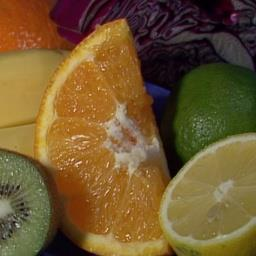
//> input picture lab7/fruit.jpg, 256 x 256 px
$ ./9주차과제   (built with g++ and OpenCV 4)
//> lines starting //> are read from the running program, lines starting //| are printed output that depends on the picture; after the words box and inside, x2 and y2 are one past the last pixel; in counts of white or black regions, pixels touching at a corner belong together
#include <iostream>
#include <ctime>
#include <algorithm>
#include "opencv2/core/core.hpp"			// Mat class와 각종 data structure 및 산술 루틴을 포함하는 헤더
#include "opencv2/highgui/highgui.hpp"		// GUI와 관련된 요소를 포함하는 헤더(imshow 등)
#include "opencv2/imgproc/imgproc.hpp"		// 각종 이미지 처리 함수를 포함하는 헤더
using namespace cv;
using namespace std;


void grabCut() {
	Mat img = imread("lab7/fruit.jpg");
//> img is the input picture: 256 rows x 256 cols, CV_8UC3; mean B, G, R 46.6, 87.3, 112.8

	resize(img, img, Size(256, 256), 0, 0, CV_INTER_AREA);
	if (img.empty()) exit(-1);

	int x1 = 30, y1 = 20, x2 = 190, y2 = 256;
	Rect rect = Rect(Point(x1, y1), Point(x2, y2));

	Mat result, bg_model, fg_model;

	grabCut(img, result,
		rect,
		bg_model, fg_model,
		5,
		GC_INIT_WITH_RECT);
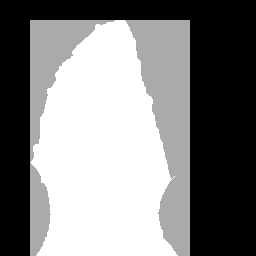
//> result: 256 rows x 256 cols, CV_8UC1; min 0, max 3, mean 1.52; drawn with min black and max white
//> bg_model = 65 values, max 756.1 at index 46, min -121.2 at index 22, mean 147; fg_model = 65 values, max 930.1 at index 55, min 0.0888 at index 3, mean 236.7

	compare(result, GC_PR_FGD, result, CMP_EQ);
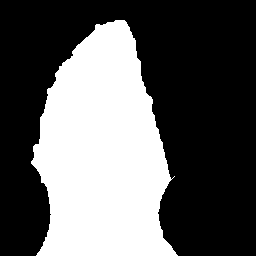
//> result: 256 rows x 256 cols, CV_8UC1; 37% white; 1 white region, box (x1, y1, x2, y2) and area: (31, 20, 178, 256) 24266

	Mat mask(img.size(), CV_8UC3, cv::Scalar(255, 255, 255));
	img.copyTo(mask, result);
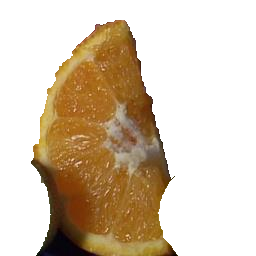
//> mask: 256 rows x 256 cols, CV_8UC3; mean B, G, R 177.7, 198.5, 214.4

	rectangle(img, Rect(Point(x1, y1), Point(x2, y2)), Scalar(255, 0, 0));
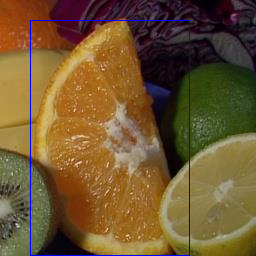
//> img: 256 rows x 256 cols, CV_8UC3; 1.2% of pixels changed, all inside (x1, y1, x2, y2) = (30, 20, 190, 256)

	imshow("mask", mask);
	imshow("img", img);
	imshow("result", result);
	waitKey();
	destroyAllWindows();
}

int main() {
	grabCut();
	return 0;
}

$ run again, with lab7/dog.jfif saved as lab7/fruit.jpg
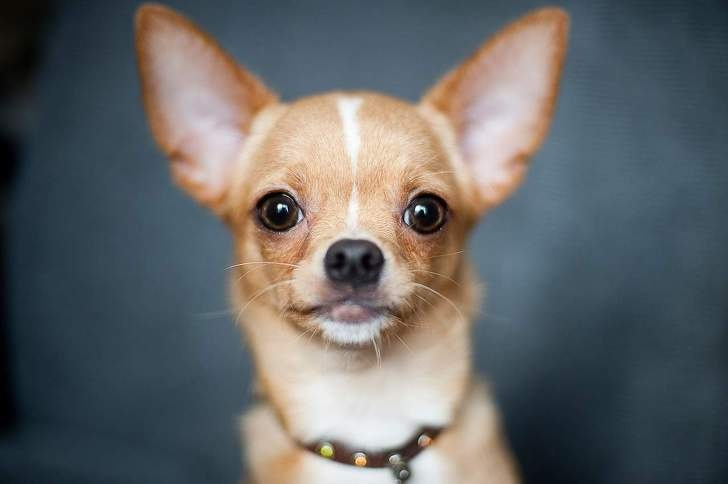
//> input picture lab7/dog.jfif, 728 x 484 px
//> in grabCut, img is the input picture: 484 rows x 728 cols, CV_8UC3; mean B, G, R 103.6, 102.5, 100.5
//> bg_model = 65 values, max 1488.9 at index 55, min 0.0914 at index 3, mean 157.4; fg_model = 65 values, max 703.1 at index 28, min 0.0418 at index 4, mean 279.7
//> in grabCut, `compare(result, GC_PR_FGD, result, CMP_EQ);`:
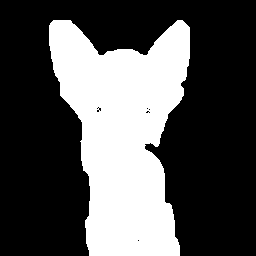
//> result: 256 rows x 256 cols, CV_8UC1; 32.6% white; 1 white region, box (x1, y1, x2, y2) and area: (49, 20, 190, 256) 21343
//> in grabCut, `rectangle(img, Rect(Point(x1, y1), Point(x2, y2)), Scalar(255, 0, 0));`:
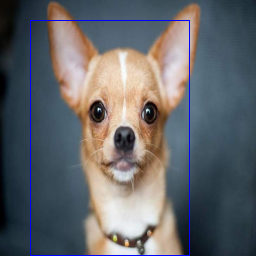
//> img: 256 rows x 256 cols, CV_8UC3; mean B, G, R 105.4, 101.3, 99.4
